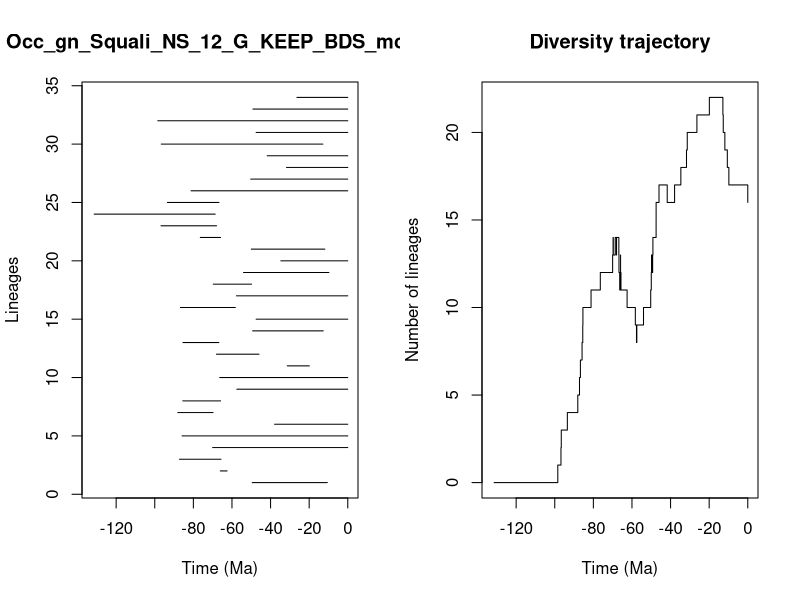

The R source for this figure:


pdf(file='../Results/Genus_NS/5_MA_bins_EXT_EP_FT/pyrate_mcmc_logs/Occ_gn_Squali_NS_12_G_KEEP_BDS_mcmc_LTT.pdf',width=0.6*20, height=0.6*10)
title = "Occ_gn_Squali_NS_12_G_KEEP_BDS_mcmc"
ts=c(49.49746613903669, 66.04029675556988,87.18090639218956,70.01686930947469,85.85065805371522,37.916742927757454,88.06542124271535,85.49033492789786,57.48122488994617,66.34449918075562,31.35573193682623,68.04113710953797,85.40955261284444,49.28518617431414,47.48725779366307,86.71329351920792,57.65780073981394,69.67833720493869,54.022064372026506,34.67528472705585,49.996546621216154,76.40132115984208,96.78254203667213,131.39536779978783,93.4770419416045,81.1966995809366,50.290757742111765,31.749045023189623,41.73572172903449,96.62386085474876,47.49450450314028,98.4258330612105,49.14887934308969,26.35595882035642)
te=c(10.59768166826443, 62.524156620584584,65.69586323354899,0.0,0.0,0.0,69.78157340686347,65.89395459160397,0.0,0.0,19.9090779242602,45.991390520140754,66.79226866655547,12.706095979347147,0.0,58.25406590455473,0.0,49.853100693200254,9.796792651464825,0.0,11.879408326201421,65.89558958023703,67.98747417093246,68.68220330083449,66.72145816619087,0.0,0.0,0.0,0.0,12.897340045390626,0.0,0.0,0.0,0.0)
div_traj=c(0, 1,2,3,4,5,6,7,8,9,10,11,12,13,14,13,14,13,14,13,12,11,12,13,12,11,10,9,8,9,10,11,12,13,12,13,14,15,16,17,16,17,18,19,20,21,22,21,20,19,18,17,16)
time_events=c(131.39536779978783, 98.4258330612105,96.78254203667213,96.62386085474876,93.4770419416045,88.06542124271535,87.18090639218956,86.71329351920792,85.85065805371522,85.49033492789786,85.40955261284444,81.1966995809366,76.40132115984208,70.01686930947469,69.78157340686347,69.67833720493869,68.68220330083449,68.04113710953797,67.98747417093246,66.79226866655547,66.72145816619087,66.34449918075562,66.04029675556988,65.89558958023703,65.89395459160397,65.69586323354899,62.524156620584584,58.25406590455473,57.65780073981394,57.48122488994617,54.022064372026506,50.290757742111765,49.996546621216154,49.853100693200254,49.49746613903669,49.28518617431414,49.14887934308969,47.49450450314028,47.48725779366307,45.991390520140754,41.73572172903449,37.916742927757454,34.67528472705585,31.749045023189623,31.35573193682623,26.35595882035642,19.9090779242602,12.897340045390626,12.706095979347147,11.879408326201421,10.59768166826443,9.796792651464825,0.0)
                par(mfrow=c(1,2))
                L = length(ts)
                plot(ts, 1:L , xlim=c(-max(ts)-1,0), pch=20, type="n", main=title,xlab="Time (Ma)",ylab="Lineages")
                for (i in 1:L){segments(x0=-te[i],y0=i,x1=-ts[i],y1=i)}    
                t = -time_events
                plot(div_traj ~ t,type="s", main = "Diversity trajectory",xlab="Time (Ma)",ylab="Number of lineages",xlim=c(-max(ts)-1,0))
                abline(v=c(65,200,251,367,445),lty=2,col="gray")
                